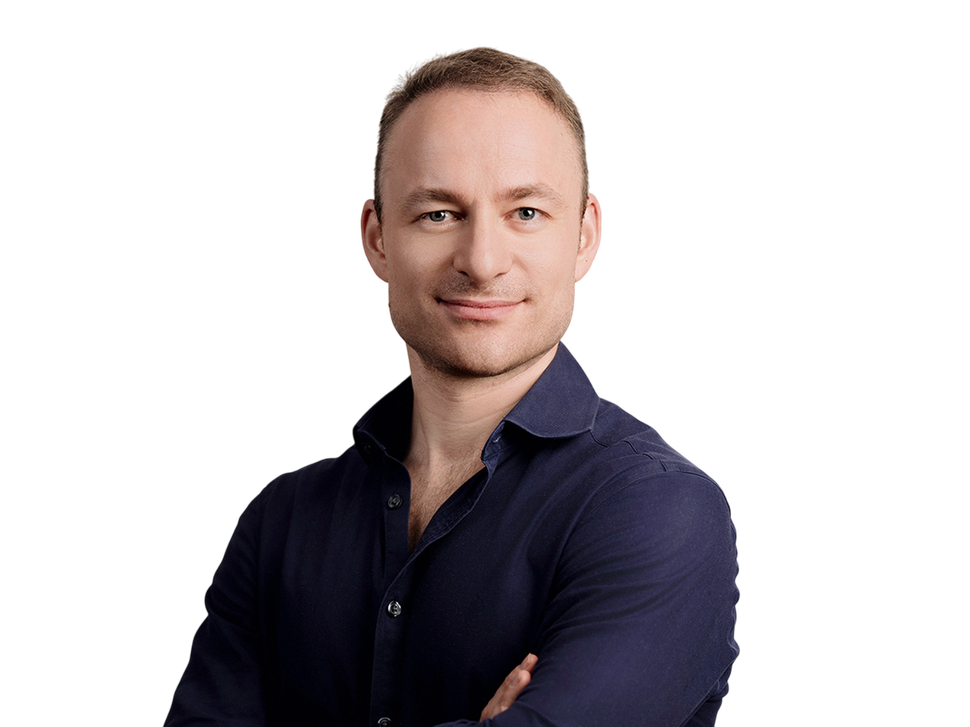
#> input picture images/nicholas.png, 970 x 727 px, shrunk from 1200 x 900 before the run
$ python crop_image.py
#> lines starting #> are read from the running program, lines starting #| are printed output that depends on the picture; after the words box and inside, x2 and y2 are one past the last pixel; in counts of white or black regions, pixels touching at a corner belong together
from PIL import Image
import numpy as np

def trim_whitespace(image_path, output_path, threshold=250):
    # Open the image
#> called with image_path = 'images/nicholas.png', output_path = 'images/nicholas-cropped.png', threshold = 250
    img = Image.open(image_path)
#> img is the input picture: PIL image 970x727 RGBA; mean R, G, B, A 23.6, 18.9, 20.8, 80.3

    # Convert to numpy array
    img_array = np.array(img)

    # Get alpha channel if it exists
    if img_array.shape[2] == 4:
        # Use alpha channel for masking
        mask = img_array[:, :, 3] > 0
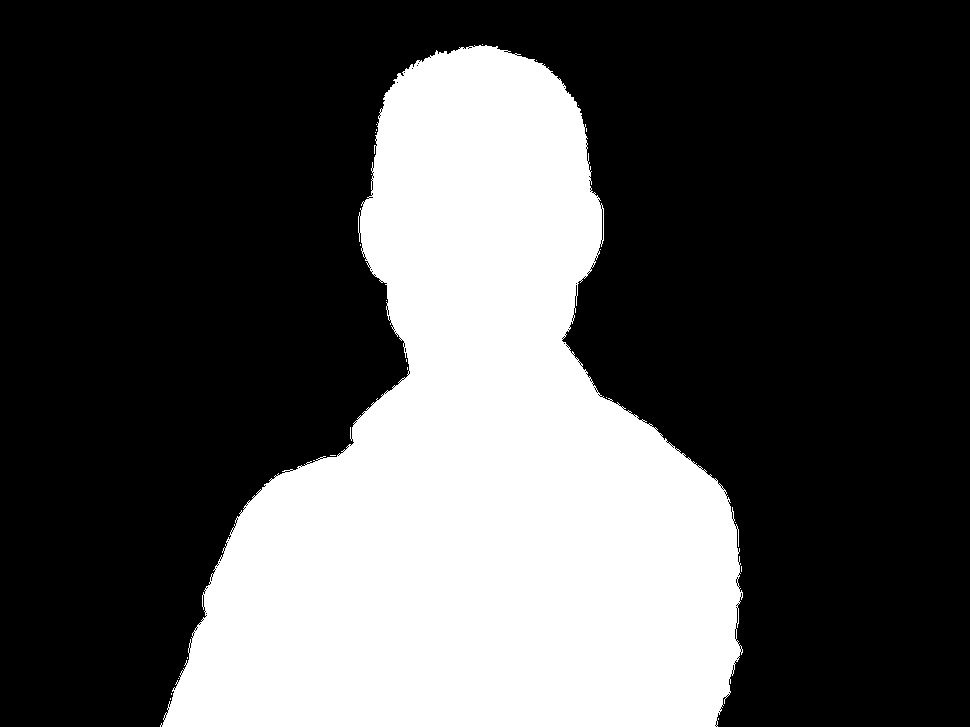
#> mask: shape (727, 970) bool; 32% white; 23 white regions (22 under 20 px), largest, box (x1, y1, x2, y2) and area: (160, 45, 743, 727) 225716
    else:
        # Convert to grayscale and threshold
        gray = np.mean(img_array, axis=2)
        mask = gray < threshold

    # Find the bounding box
    rows = np.any(mask, axis=1)
    cols = np.any(mask, axis=0)
    ymin, ymax = np.where(rows)[0][[0, -1]]
#> ymin = 44; ymax = 726
    xmin, xmax = np.where(cols)[0][[0, -1]]
#> xmin = 160; xmax = 742

    # Add some padding (10% on each side)
    height, width = ymax - ymin, xmax - xmin
#> height = 682; width = 582
    padding_y = int(height * 0.1)
#> padding_y = 68
    padding_x = int(width * 0.1)
#> padding_x = 58

    ymin = max(0, ymin - padding_y)
#> ymin = 0
    ymax = min(img_array.shape[0], ymax + padding_y)
#> ymax = 727
    xmin = max(0, xmin - padding_x)
#> xmin = 102
    xmax = min(img_array.shape[1], xmax + padding_x)
#> xmax = 800

    # Crop the image
    cropped = img.crop((xmin, ymin, xmax, ymax))
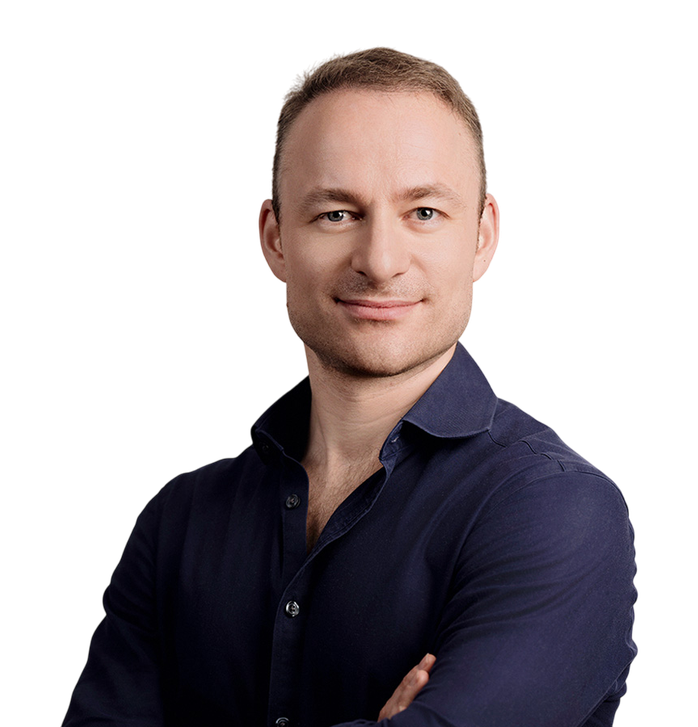
#> cropped: PIL image 698x727 RGBA; mean R, G, B, A 32.7, 26.3, 29, 111.6; transparent parts drawn white

    # Save the result
    cropped.save(output_path, 'PNG')

# Crop the image
trim_whitespace('images/nicholas.png', 'images/nicholas-cropped.png')
